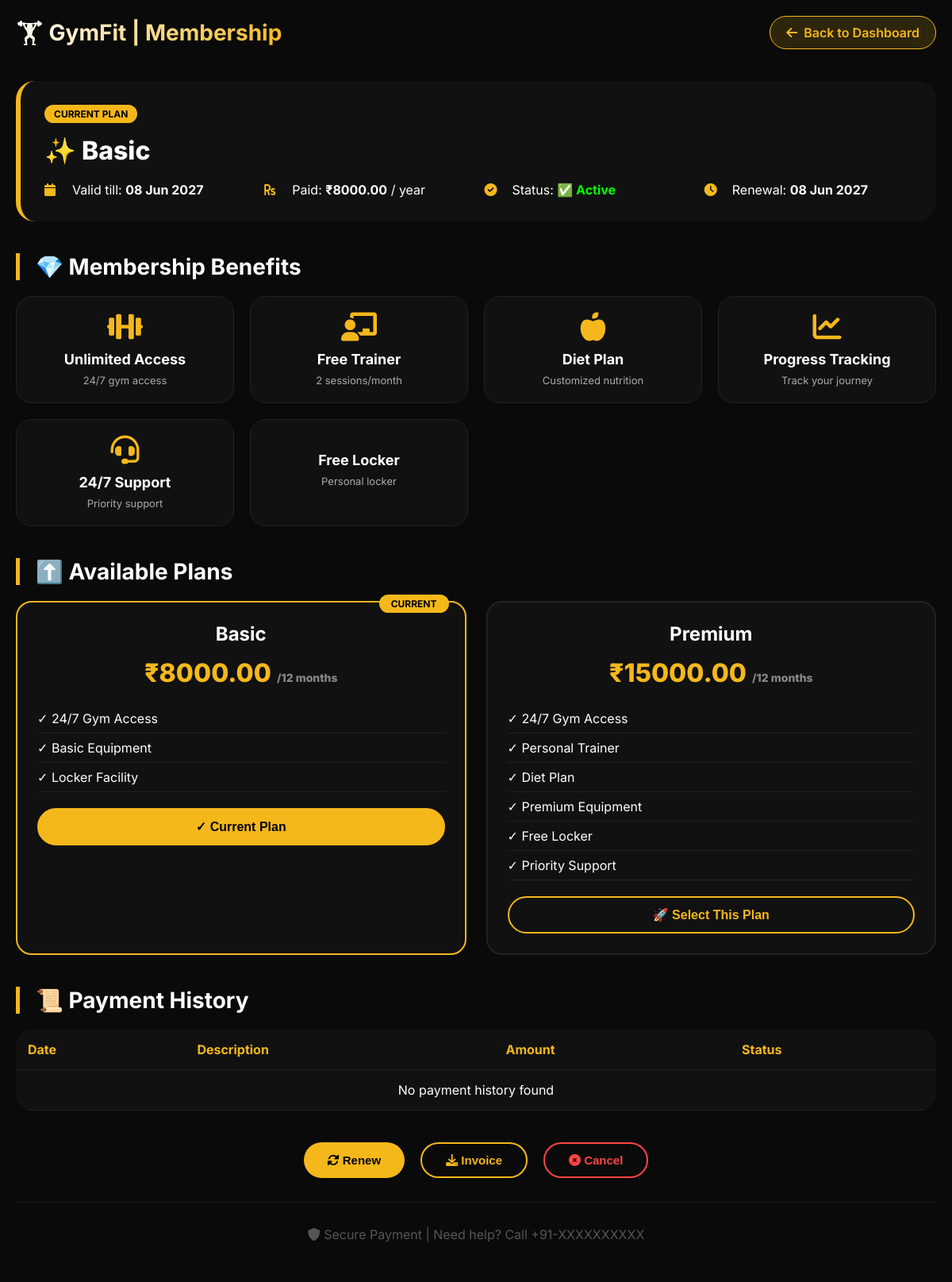
The page /user/dash/mem/ (signed in) on the database its author committed.
### user/models.py (models this page shows)
class MembershipPlans(models.Model):
    plan_id = models.AutoField(primary_key=True)
    plan_name = models.CharField(max_length=50)
    duration_months = models.IntegerField()
    price = models.DecimalField(max_digits=10, decimal_places=2)
    features = models.TextField(blank=True, null=True)
    is_active = models.BooleanField(default=True)
    class Meta:
        db_table = 'membership_plans'

class Memberships(models.Model):
    membership_id = models.AutoField(primary_key=True)
    user = models.ForeignKey(Users, on_delete=models.CASCADE, db_column='user_id')
    plan = models.ForeignKey(MembershipPlans, on_delete=models.CASCADE, db_column='plan_id')
    start_date = models.DateField()
    end_date = models.DateField()
    status = models.CharField(max_length=10, choices=[
        ('active', 'Active'),
        ('expired', 'Expired'),
        ('cancelled', 'Cancelled')
    ], default='active')
    payment_status = models.CharField(max_length=10, choices=[
        ('paid', 'Paid'),
        ('pending', 'Pending'),
        ('failed', 'Failed')
    ], default='pending')
    class Meta:
        db_table = 'memberships'

### user/views.py (the view)
# urls.py: path('dash/mem/',membership_view,name='membership'),
def membership_view(request):
    user_id = request.session.get('user_id')
    if not user_id:
        return redirect('/login/')
    try:
        user = Users.objects.get(user_id=user_id)
    except Users.DoesNotExist:
        return redirect('/login/')
    current_membership = Memberships.objects.filter(user_id=user_id, status='active').first()
    if current_membership:
        current_plan = current_membership.plan
        if current_plan.features:
            current_plan.features_list = [f.strip() for f in current_plan.features.split(',')]
        else:
            current_plan.features_list = []
    else:
        current_plan = None
    all_plans = MembershipPlans.objects.filter(is_active=True)
    for plan in all_plans:
        if plan.features:
            plan.features_list = [f.strip() for f in plan.features.split(',')]
        else:
            plan.features_list = ['Gym Access']
    if current_membership:
        payments = Payments.objects.filter(membership=current_membership).order_by('-payment_date')
    else:
        payments = []
    from django.utils import timezone
    user_goal = UserGoal.objects.filter(user_id=user_id).first()
    today = timezone.now().date()
    today_meals = DailyMeals.objects.filter(user_id=user_id, meal_date=today)
    today_calories = sum(meal.calories for meal in today_meals)
    today_protein = sum(meal.protein for meal in today_meals)
    context = {
        'current_membership': current_membership,
        'current_plan': current_plan,
        'all_plans': all_plans,
        'payments': payments,
        'user_name': user.name,
        'has_goal': user_goal is not None,
        'daily_calories_target': user_goal.daily_calories if user_goal else 0,
        'daily_protein_target': user_goal.daily_protein if user_goal else 0,
        'today_calories': today_calories,
        'today_protein': today_protein,
        'goal_type': user_goal.goal_type if user_goal else None,
    }
    return render(request, 'user/membership.html', context)

### user/templates/user/membership.html (shortened to what this page needs)
<!DOCTYPE html>
<html lang="en">
<head>
    <link rel="stylesheet" href="https://cdnjs.cloudflare.com/ajax/libs/font-awesome/6.0.0-beta3/css/all.min.css">
</head>
<body>
<div class="container">
    <div class="header">
        <div class="logo">
            <h1>🏋️ GymFit | Membership</h1>
        </div>
        <a href="/user/dash" class="back-btn">
            <i class="fas fa-arrow-left"></i> Back to Dashboard
        </a>
    </div>
    <div class="current-plan">
        <span class="plan-badge">CURRENT PLAN</span>
        <div class="plan-name">✨ {{ current_plan.plan_name|default:"No Active Plan" }}</div>
        <div class="plan-details">
            <div class="detail-item"><i class="fas fa-calendar"></i> <span>Valid till: <strong>{{ current_membership.end_date|date:"d M Y"|default:"N/A" }}</strong></span></div>
            <div class="detail-item"><i class="fas fa-rupee-sign"></i> <span>Paid: <strong>₹{{ current_plan.price|default:"0" }}</strong> / year</span></div>
            <div class="detail-item">
                <i class="fas {% if current_membership.status|default:'Inactive' == 'active' %}fa-check-circle{% else %}fa-times-circle{% endif %}"></i>
                <span>Status:
                    <span class="{% if current_membership.status|default:'Inactive' == 'active' %}status-active{% else %}status-inactive{% endif %}">
                        {% if current_membership.status|default:'Inactive' == 'active' %}
                            ✅ Active
                        {% else %}
                            ❌ Inactive
                        {% endif %}
                    </span>
                </span>
            </div>
            <div class="detail-item"><i class="fas fa-clock"></i> <span>Renewal: <strong>{{ current_membership.end_date|date:"d M Y"|default:"N/A" }}</strong></span></div>
        </div>
    </div>
    <h2 class="section-title">💎 Membership Benefits</h2>
    <div class="benefits-grid">
        <div class="benefit-card"><i class="fas fa-dumbbell"></i><h4>Unlimited Access</h4><p>24/7 gym access</p></div>
        <div class="benefit-card"><i class="fas fa-chalkboard-user"></i><h4>Free Trainer</h4><p>2 sessions/month</p></div>
        <div class="benefit-card"><i class="fas fa-apple-alt"></i><h4>Diet Plan</h4><p>Customized nutrition</p></div>
        <div class="benefit-card"><i class="fas fa-chart-line"></i><h4>Progress Tracking</h4><p>Track your journey</p></div>
        <div class="benefit-card"><i class="fas fa-headset"></i><h4>24/7 Support</h4><p>Priority support</p></div>
        <div class="benefit-card"><h4>Free Locker</h4><p>Personal locker</p></div>
    </div>
    <h2 class="section-title">⬆️ Available Plans</h2>
    <div class="plans-container">
        {% for plan in all_plans %}
        <div class="plan-card {% if current_plan and plan.plan_name == current_plan.plan_name %}popular{% endif %}">
            {% if current_plan and plan.plan_name == current_plan.plan_name %}
            <div class="popular-badge">CURRENT</div>
            {% endif %}
            <h3>{{ plan.plan_name }}</h3>
            <div class="price">₹{{ plan.price }} <span>/{{ plan.duration_months }} months</span></div>
            <ul class="plan-features">
                {% for feature in plan.features_list %}
                <li>✓ {{ feature }}</li>
                {% empty %}
                <li>✓ Gym Access</li>
                {% endfor %}
            </ul>
            {% if current_plan and plan.plan_name == current_plan.plan_name %}
                <button class="current-btn" disabled>✓ Current Plan</button>
            {% else %}
                <button class="select-btn" onclick="openPlanPopup('{{ plan.plan_name }}', '{{ plan.price }}')">
                    🚀 Select This Plan
                </button>
            {% endif %}
        </div>
        {% empty %}
        <p style="text-align: center; color: #888;">No plans available. Please contact admin.</p>
        {% endfor %}
    </div>
    <h2 class="section-title">📜 Payment History</h2>
    <div class="history-table">
        <table>
            <thead>
                <tr><th>Date</th><th>Description</th><th>Amount</th><th>Status</th></tr>
            </thead>
            <tbody>
                {% for payment in payments %}
                <tr>
                    <td>{{ payment.payment_date|date:"d M Y" }}</td>
                    <td>{{ payment.membership.plan.plan_name }} Membership</td>
                    <td>₹{{ payment.amount }}</td>
                    <td class="paid">✅ {{ payment.status|title }}</td>
                </tr>
                {% empty %}
                <tr>
                    <td colspan="4" style="text-align: center;">No payment history found</td>
                </tr>
                {% endfor %}
            </tbody>
        </table>
    </div>
    <div class="action-buttons">
        {% if current_membership and current_membership.status == 'active' %}
        <button class="action-btn btn-primary" onclick="alert('Renew for ₹{{ current_plan.price|default:"0" }}')"><i class="fas fa-sync-alt"></i> Renew</button>
        <button class="action-btn btn-secondary" onclick="alert('Download Invoice')"><i class="fas fa-download"></i> Invoice</button>
        <button class="action-btn btn-danger" onclick="alert('Contact support to cancel')"><i class="fas fa-times-circle"></i> Cancel</button>
        {% else %}
        <button class="action-btn btn-primary" onclick="alert('Please select a plan first')"><i class="fas fa-shopping-cart"></i> Buy Membership</button>
        {% endif %}
    </div>
    <footer>
        <i class="fas fa-shield-alt"></i> Secure Payment | Need help? Call +91-XXXXXXXXXX
    </footer>
</div>
</body>
</html>

### rows shown on the page
MembershipPlans: plan_name "Basic", price "8000.00", shows "CURRENT", duration_months "12", features_list "24/7 Gym Access" "Basic Equipment" "Locker Facility", shows "✓ Current Plan"
Memberships: end_date "08 Jun 2027"
MembershipPlans: plan_name "Premium", price "15000.00", duration_months "12", features_list "24/7 Gym Access" "Personal Trainer" "Diet Plan" "Premium Equipment" "Free Locker" "Priority Support"
